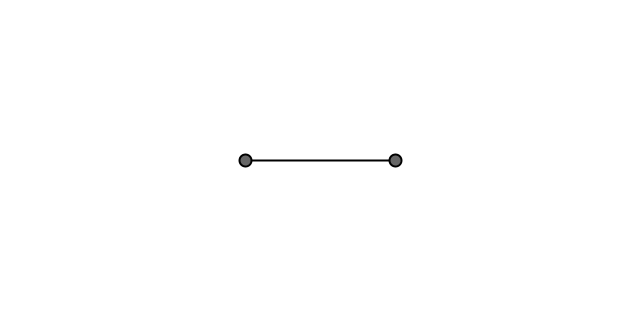
Frame 1 (no input)
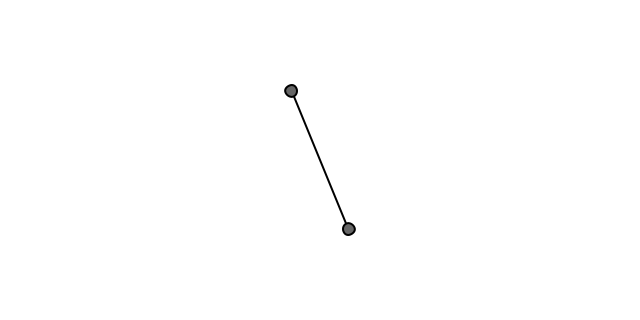
Frame 60 (the mouse pressed at the canvas centre just before this capture)
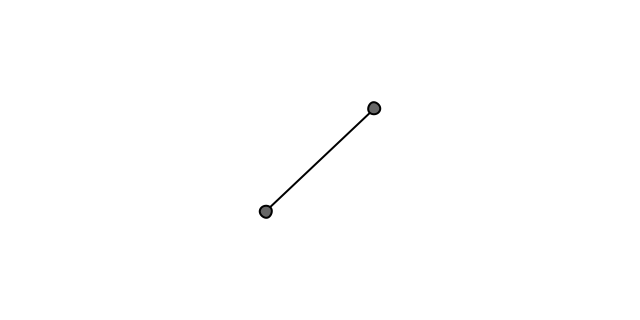
Frame 120 (the mouse held since frame 60 and released just before this capture)

The Processing sketch that drew these frames (run headless with seeded random() and noise(); from frame 60 on, the mouse is pressed at the canvas centre):

// Processing sketch: Exercise3_1
// ── Exercise3_1.pde
float circleSize = 12;
float lineLength = 150;

float rotationAngle;

void setup() {
  size(640, 320);

  rotationAngle = 0;
}

void draw() {
  background(#FFFFFF);

  translate(width / 2, height / 2);
  rotate(rotationAngle);
  strokeWeight(2);
  fill(#666666);
  line(-lineLength/2, 0, lineLength/2, 0);
  ellipse(-lineLength/2, 0, circleSize, circleSize);
  ellipse(lineLength/2, 0, circleSize, circleSize);
  
  rotationAngle += 0.02;
  
  if (rotationAngle >= PI) {
    rotationAngle = 0;
  }
}
